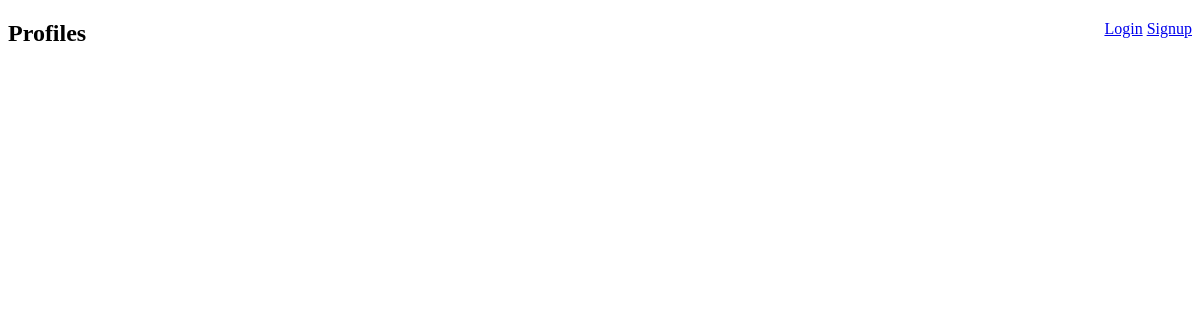
Page /show_profiles on the earlier database version.
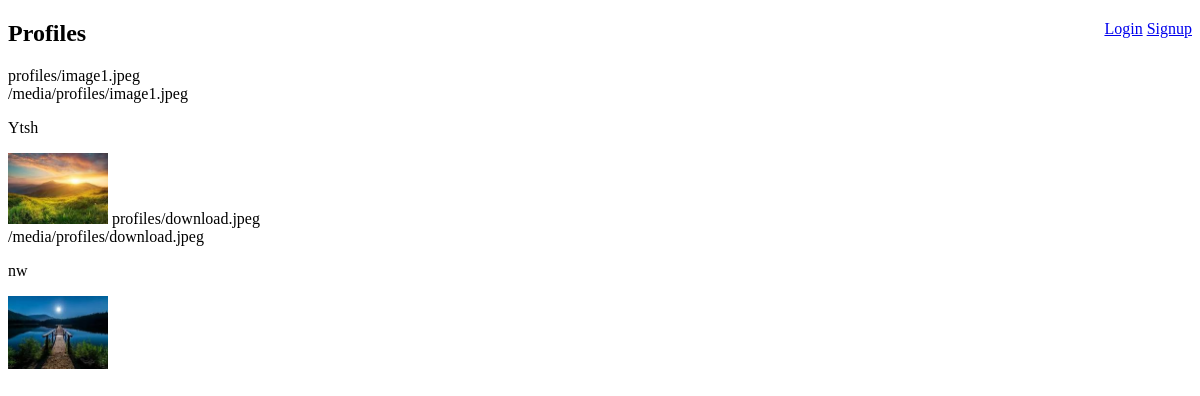
Same page on the later database version.
### firstApp/models.py (models this page shows)
class Profile(models.Model):
    name = models.CharField(max_length=50)
    picture = models.ImageField(upload_to='profiles/')

### firstApp/views.py (the view)
# urls.py: path('show_profiles', views.show_profiles, name='show_profiles'),
def show_profiles(request):
    profiles = Profile.objects.all()
    return render(request, 'profile.html',{'profiles':profiles})

### firstApp/templates/profile.html (shortened to what this page needs)
{% extends "base.html" %}
{% block content %}
<h2>Profiles</h2>
{% for profile in profiles %}
    {{profile.picture}}
    <br>
    {{profile.picture.url}}
    <p> {{ profile.name }} </p>
    <img src="{{ profile.picture.url }}" alt="picture" width="100">
{% endfor %}
{% endblock %}

### firstApp/templates/base.html (shortened to what this page needs)
<!DOCTYPE html>
<html lang="en">
<head>
    {% load static %}
    <link rel="stylesheet" href="{% static 'css/style.css' %}">
</head>
<body>
    <header>
        {% include "header.html" %}
    </header>
    <main>
        {% block content %} default {% endblock %}
    </main>
</body>
</html>

### firstApp/templates/header.html
{% if user.is_authenticated %}
<div style="float: left;">
    Welcome, {{ user.full_name }}
</div>
<div style="float: right;">
    <a href="{% url 'logout' %}">logout</a>
</div>
{% else %}
<div style="float: right;">
    <a href="{% url 'login' %}">Login</a>
    <a href="{% url 'signup' %}">Signup</a>
</div>
{% endif %}

Differences in the rows shown:
added Profile: picture "profiles/image1.jpeg", picture "/media/profiles/image1.jpeg", name "Ytsh", picture (picture)
added Profile: picture "profiles/download.jpeg", picture "/media/profiles/download.jpeg", name "nw", picture (picture)
